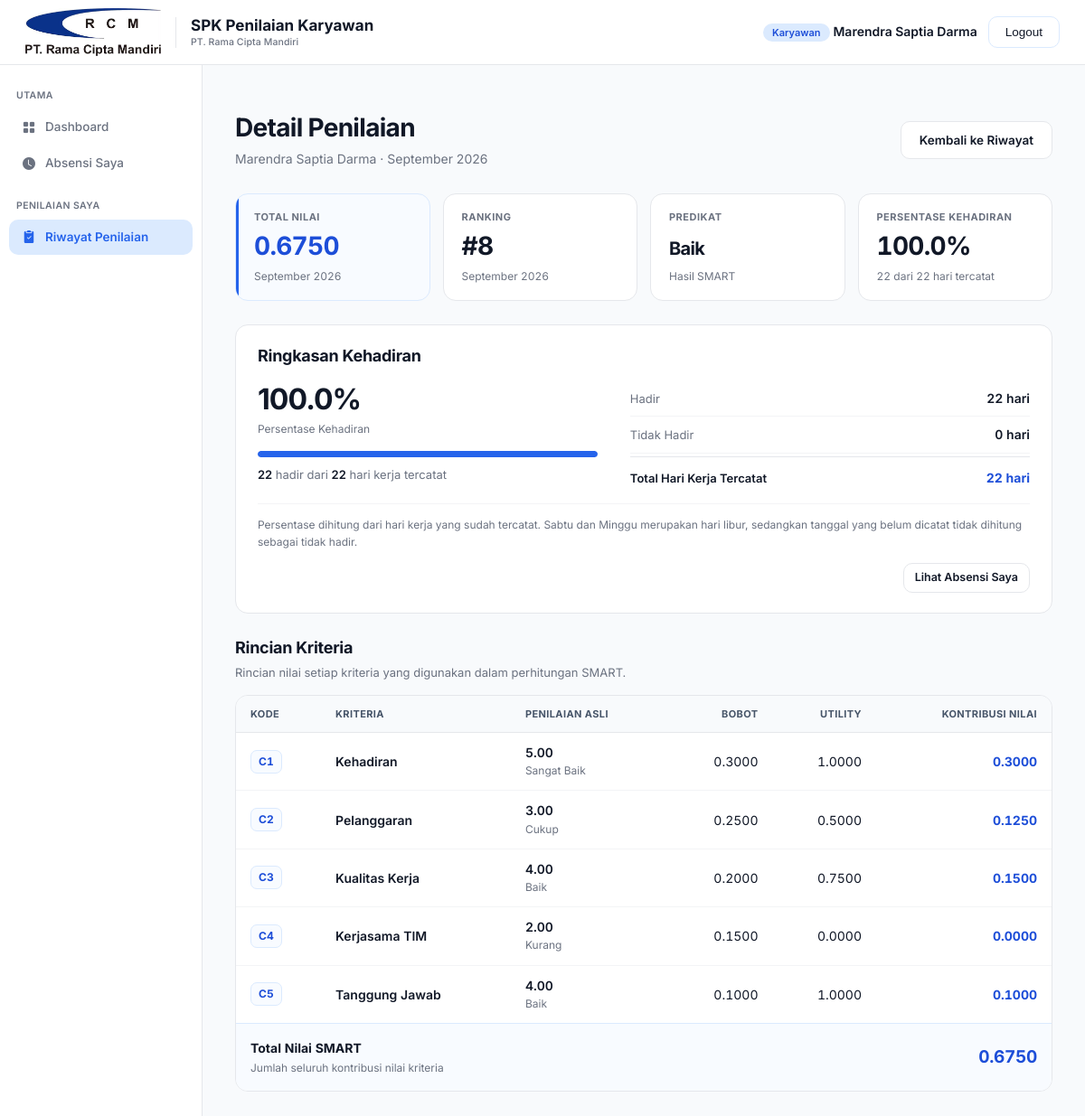
Before: /riwayat/230/ (signed in) with the older database file.
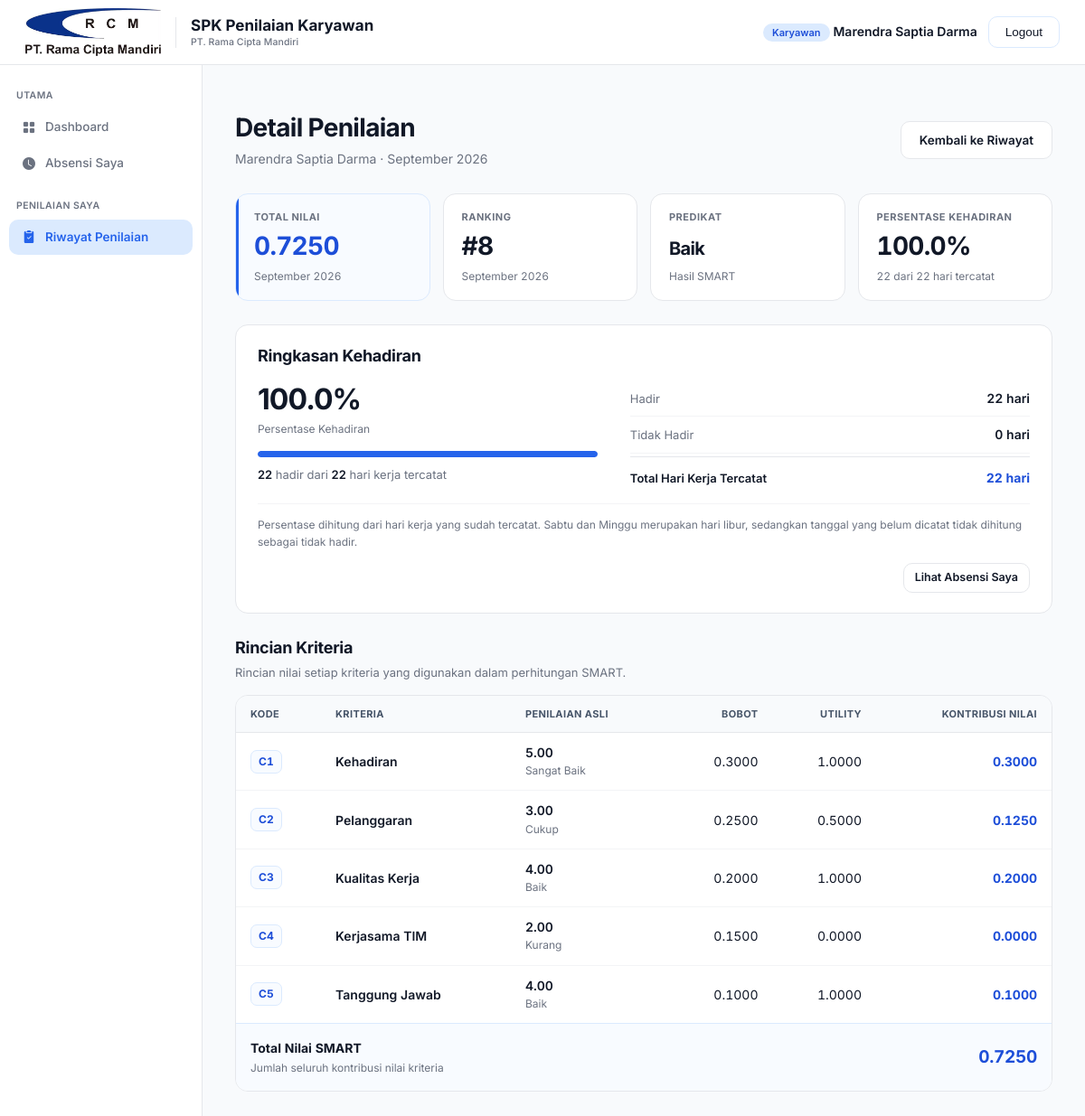
After: the same page with the newer database file.
### rama_cipta_mandiri/models.py (models this page shows, shortened)
class Karyawan(models.Model):
    JABATAN_CHOICES = [
        ('kabag_ga_personalia', 'Kabag. GA dan Personalia'),
        ('kabag_administrasi', 'Kabag. Administrasi'),
        ('kabag_gudang', 'Kabag. Gudang'),
        ('kabag_rnd_qc', 'Kabag. R&D dan QC'),
        ('kabag_produksi', 'Kabag. Produksi'),
        ('staff_produksi', 'Staff Produksi'),
        ('staff_rnd_qc', 'Staff R&D dan QC'),
        ('kabag_maintenance', 'Kabag. Maintenance'),
        ('operator', 'Operator'),
    ]
    user = models.OneToOneField(User, on_delete=models.CASCADE, null=True, blank=True)
    nama = models.CharField(max_length=100)
    jabatan = models.CharField(max_length=30, choices=JABATAN_CHOICES, blank=True)
    aktif = models.BooleanField(default=True)
    tanggal_masuk = models.DateField(null=True, blank=True)
    class Meta:
        verbose_name = "Karyawan"
        verbose_name_plural = "Karyawan"
        ordering = ['nama']

class Alternatif(models.Model):
    periode = models.ForeignKey(Periode, on_delete=models.CASCADE, related_name='alternatif')
    karyawan = models.ForeignKey(Karyawan, on_delete=models.CASCADE)
    kode = models.CharField(max_length=20, blank=True, help_text="Kode alternatif, mis. A1, A2 (opsional, auto jika kosong)")
    class Meta:
        verbose_name = "Alternatif"
        verbose_name_plural = "Alternatif"
        unique_together = ['karyawan', 'periode']
        ordering = ['kode']

class Periode(models.Model):
    bulan = models.IntegerField()
    tahun = models.IntegerField()
    BULAN_LABEL = [
        '', 'Januari', 'Februari', 'Maret', 'April', 'Mei', 'Juni',
        'Juli', 'Agustus', 'September', 'Oktober', 'November', 'Desember',
    ]
    class Meta:
        verbose_name = "Periode"
        verbose_name_plural = "Periode"
        unique_together = ['bulan', 'tahun']
        ordering = ['-tahun', '-bulan']
    def __str__(self):
        return f"{self.BULAN_LABEL[self.bulan]} {self.tahun}"

class HasilSmart(models.Model):
    alternatif = models.OneToOneField(Alternatif, on_delete=models.CASCADE, related_name='hasil')
    total_nilai = models.FloatField()
    ranking = models.PositiveIntegerField()
    predikat = models.CharField(max_length=20)
    class Meta:
        verbose_name = "Hasil SMART"
        verbose_name_plural = "Hasil SMART"
        ordering = ['ranking']

class PerhitunganSmart(models.Model):
    alternatif = models.ForeignKey(Alternatif, on_delete=models.CASCADE, related_name='perhitungan')
    kriteria = models.ForeignKey(Kriteria, on_delete=models.CASCADE)
    bobot_ternormalisasi = models.FloatField(help_text="Bobot kriteria ternormalisasi (0-1)")
    nilai_utility = models.FloatField()
    nilai_akhir_kriteria = models.FloatField(help_text="bobot_ternormalisasi x nilai_utility")
    class Meta:
        verbose_name = "Perhitungan SMART"
        verbose_name_plural = "Perhitungan SMART"
        unique_together = ['alternatif', 'kriteria']

class Kriteria(models.Model):
    TIPE_CHOICES = [
        ('benefit', 'Benefit'),
        ('cost', 'Cost'),
    ]
    kode = models.CharField(max_length=10, unique=True, help_text="Kode singkat, mis. C1, C2")
    nama = models.CharField(max_length=100)
    bobot = models.FloatField(help_text="Bobot kriteria dalam persen (0-100), total semua kriteria aktif idealnya = 100")
    tipe = models.CharField(max_length=10, choices=TIPE_CHOICES)
    urutan = models.PositiveIntegerField(default=0, help_text="Urutan tampil kriteria")
    aktif = models.BooleanField(default=True, help_text="Nonaktifkan kriteria tanpa menghapus data historisnya")
    class Meta:
        verbose_name = "Kriteria"
        verbose_name_plural = "Kriteria"
        ordering = ['urutan', 'kode']

class Penilaian(models.Model):
    alternatif = models.ForeignKey(Alternatif, on_delete=models.CASCADE, related_name='penilaian')
    kriteria = models.ForeignKey(Kriteria, on_delete=models.CASCADE)
    subkriteria = models.ForeignKey(SubKriteria, on_delete=models.SET_NULL, null=True, blank=True,
                                     help_text="Diisi otomatis jika kriteria bertipe kualitatif")
    nilai_raw = models.FloatField(help_text="Nilai mentah sebelum dinormalisasi (input asli)")
    class Meta:
        verbose_name = "Penilaian"
        verbose_name_plural = "Penilaian"
        unique_together = ['alternatif', 'kriteria']

class SubKriteria(models.Model):
    kriteria = models.ForeignKey(Kriteria, on_delete=models.CASCADE, related_name='subkriteria')
    nama = models.CharField(max_length=100)
    range_nilai = models.CharField(max_length=50, blank=True, help_text="Opsional: range nilai yang diwakili subkriteria ini, mis. 90-100")
    nilai = models.FloatField(help_text="Nilai raw yang akan dipakai sebagai Penilaian.nilai_raw")
    class Meta:
        verbose_name = "Sub Kriteria"
        verbose_name_plural = "Sub Kriteria"

### rama_cipta_mandiri/views/karyawan.py (the view)
# urls.py: path('riwayat/<int:alternatif_id>/', karyawan.detail_penilaian, name='detail_penilaian'),
@karyawan_required
def detail_penilaian(request, alternatif_id):
    alternatif = get_object_or_404(
        Alternatif.objects.select_related('periode', 'hasil'),
        pk=alternatif_id, karyawan=request.user.karyawan,
    )
    hasil = getattr(alternatif, 'hasil', None)
    detail = list(_rincian_kriteria(alternatif)) if hasil is not None else []
    penilaian = {p.kriteria_id: p for p in alternatif.penilaian.select_related('subkriteria')} if detail else {}
    for rincian in detail:
        rincian.penilaian_asli = penilaian.get(rincian.kriteria_id)
    _, ringkasan = _data_absensi(alternatif)
    return render(request, 'karyawan/detail.html', {
        'karyawan': request.user.karyawan, 'alternatif': alternatif, 'hasil': hasil,
        'detail_kriteria': detail, 'ringkasan_absensi': ringkasan,
        'bulan_dipilih': alternatif.periode.bulan, 'tahun_dipilih': alternatif.periode.tahun,
    })

### rama_cipta_mandiri/templates/karyawan/detail.html (shortened to what this page needs)
{% extends 'base.html' %}
{% load static %}
{% block extra_css %}
<link rel="stylesheet" href="{% static 'css/karyawan_portal.css' %}">
{% endblock %}
{% block content %}
<div class="karyawan-portal">
<div class="page-header-row">
    <div class="page-header"><h1>Detail Penilaian</h1><p>{{ karyawan.nama }} &middot; {{ alternatif.periode }}</p></div>
    <a href="{% url 'riwayat_penilaian' %}?tahun={{ tahun_dipilih }}" class="btn btn-outline">Kembali ke Riwayat</a>
</div>
{% if hasil %}{% include 'karyawan/partials/ringkasan_hasil.html' %}
{% else %}<p class="card karyawan-status">Hasil penilaian periode ini belum diproses.</p>{% endif %}
{% include 'karyawan/partials/ringkasan_absensi.html' with tautan_absensi=True %}
{% if hasil %}
<section class="karyawan-section detail-criteria" aria-labelledby="detail-title">
    <div class="karyawan-section-header">
        <div>
            <h2 id="detail-title">Rincian Kriteria</h2>
            <p class="karyawan-section-description">
                Rincian nilai setiap kriteria yang digunakan dalam perhitungan SMART.
            </p>
        </div>
    </div>
    <div class="card table-card detail-criteria-card">
        <div class="table-scroll" tabindex="0" role="region" aria-label="Rincian nilai dan kontribusi kriteria">
            <table class="detail-criteria-table">
                <thead>
                    <tr>
                        <th scope="col">Kode</th>
                        <th scope="col">Kriteria</th>
                        <th scope="col">Penilaian Asli</th>
                        <th scope="col" class="karyawan-numeric">Bobot</th>
                        <th scope="col" class="karyawan-numeric">Utility</th>
                        <th scope="col" class="karyawan-numeric">Kontribusi Nilai</th>
                    </tr>
                </thead>
                <tbody>
                    {% for d in detail_kriteria %}
                    <tr>
                        <td>
                            <span class="criteria-code">{{ d.kriteria.kode }}</span>
                        </td>
                        <td class="criteria-name">
                            {{ d.kriteria.nama }}
                        </td>
                        <td>
                            {% if d.penilaian_asli %}
                                <div class="criteria-original-value">
                                    {{ d.penilaian_asli.nilai_raw|floatformat:2 }}
                                </div>
                                {% if d.penilaian_asli.subkriteria %}
                                    <span class="criteria-subvalue">
                                        {{ d.penilaian_asli.subkriteria.nama }}
                                    </span>
                                {% endif %}
                            {% else %}
                                <span class="karyawan-muted">&mdash;</span>
                            {% endif %}
                        </td>
                        <td class="karyawan-numeric">
                            {{ d.bobot_ternormalisasi|floatformat:4 }}
                        </td>
                        <td class="karyawan-numeric">
                            {{ d.nilai_utility|floatformat:4 }}
                        </td>
                        <td class="karyawan-numeric criteria-contribution">
                            {{ d.nilai_akhir_kriteria|floatformat:4 }}
                        </td>
                    </tr>
                    {% endfor %}
                </tbody>
                {% if detail_kriteria %}
                <tfoot>
                    <tr class="criteria-total-row">
                        <td colspan="5">
                            <div class="criteria-total-label">
                                <strong>Total Nilai SMART</strong>
                                <span>
                                    Jumlah seluruh kontribusi nilai kriteria
                                </span>
                            </div>
                        </td>
                        <td class="karyawan-numeric">
                            <strong class="criteria-total-value">
                                {{ hasil.total_nilai|floatformat:4 }}
                            </strong>
                        </td>
                    </tr>
                </tfoot>
                {% endif %}
            </table>
        </div>
    </div>
</section>
{% endif %}
</div>
{% endblock %}

### rama_cipta_mandiri/templates/base.html (shortened to what this page needs)
{% load static %}
<!DOCTYPE html>
<html lang="id">
<head>
    <link rel="stylesheet" href="https://cdnjs.cloudflare.com/ajax/libs/font-awesome/6.5.1/css/all.min.css">
    <link rel="stylesheet" href="https://cdn.jsdelivr.net/npm/bootstrap-icons@1.11.3/font/bootstrap-icons.min.css">
    <link rel="stylesheet" href="{% static 'css/base.css' %}">
    {% block extra_css %}{% endblock %}
</head>
<body>
    <div class="topbar">
        <div class="topbar-brand">
                <div class="topbar-logo">
                    <img src="{% static 'img/logo-rcm.jpeg' %}" alt="PT. Rama Cipta Mandiri">
                </div>
                <div class="topbar-app-name">
                    <span>SPK Penilaian Karyawan</span>
                    <small>PT. Rama Cipta Mandiri</small>
                </div>
            </div>
        {% if user.is_authenticated %}
        <div class="topbar-user">
            <span class="role-badge">{% if user.is_superuser %}Admin{% else %}Karyawan{% endif %}</span>
            <span class="username">{{ user.get_full_name|default:user.username }}</span>
            <button type="button" class="logout-btn" onclick="openLogoutModal()">Logout</button>
        </div>
        {% endif %}
    </div>
    {% if user.is_authenticated %}
        {% if user.is_superuser %}
            {% include 'partials/sidebar_admin.html' %}
        {% else %}
            {% include 'partials/sidebar_karyawan.html' %}
        {% endif %}
    {% endif %}
    <div class="main-content">
        {% block content %}{% endblock %}
    </div>
</body>
</html>

### rama_cipta_mandiri/templates/partials/sidebar_karyawan.html
<div class="sidebar">
    <div class="sidebar-section-label">Utama</div>
    <a href="{% url 'dashboard_karyawan' %}" class="sidebar-link {% if request.resolver_match.url_name == 'dashboard_karyawan' %}active{% endif %}">
        <i class="bi bi-grid-fill icon"></i>
        Dashboard
    </a>
    <a href="{% url 'absensi_saya' %}" class="sidebar-link {% if request.resolver_match.url_name == 'absensi_saya' %}active{% endif %}">
        <i class="bi bi-clock-fill icon"></i>
        Absensi Saya
    </a>
    <div class="sidebar-section-label">Penilaian Saya</div>
    <a href="{% url 'riwayat_penilaian' %}" class="sidebar-link {% if request.resolver_match.url_name == 'riwayat_penilaian' or request.resolver_match.url_name == 'detail_penilaian' %}active{% endif %}">
        <i class="bi bi-clipboard2-check-fill icon"></i>
        Riwayat Penilaian
    </a>
</div>

### rama_cipta_mandiri/templates/karyawan/partials/ringkasan_hasil.html
<dl class="karyawan-stats">
    <div class="card karyawan-stat karyawan-stat-primary">
        <dt>Total Nilai</dt>
        <dd>{{ hasil.total_nilai|floatformat:4 }}<span class="karyawan-stat-hint">{{ hasil.alternatif.periode }}</span></dd>
    </div>
    <div class="card karyawan-stat">
        <dt>Ranking</dt>
        <dd>#{{ hasil.ranking }}<span class="karyawan-stat-hint">{{ hasil.alternatif.periode }}</span></dd>
    </div>
    <div class="card karyawan-stat">
        <dt>Predikat</dt>
        <dd><span class="karyawan-stat-predicate">{{ hasil.predikat }}</span><span class="karyawan-stat-hint">Hasil SMART</span></dd>
    </div>
    <div class="card karyawan-stat">
        <dt>Persentase Kehadiran</dt>
        <dd>
            {% if ringkasan_absensi %}
                {{ ringkasan_absensi.persen_hadir|floatformat:1 }}%
                <span class="karyawan-stat-hint">{{ ringkasan_absensi.hadir }} dari {{ ringkasan_absensi.total }} hari tercatat</span>
            {% else %}
                &mdash;<span class="karyawan-stat-hint">Belum ada catatan hari kerja</span>
            {% endif %}
        </dd>
    </div>
</dl>

### rama_cipta_mandiri/templates/karyawan/partials/ringkasan_absensi.html (shortened to what this page needs)
{% load l10n %}
<section class="card karyawan-attendance-panel" aria-labelledby="kehadiran-title">
    <div class="karyawan-section-header">
        <h2 id="kehadiran-title">Ringkasan Kehadiran</h2>
    </div>
    {% if ringkasan_absensi %}
    <div class="karyawan-attendance-body">
        <div class="karyawan-attendance-primary">
            <p class="karyawan-attendance-value">
                {{ ringkasan_absensi.persen_hadir|floatformat:1 }}%
            </p>
            <p class="karyawan-muted">Persentase Kehadiran</p>
            <progress
                class="karyawan-attendance-progress"
                max="100"
                value="{{ ringkasan_absensi.persen_hadir|unlocalize }}"
                aria-label="Persentase kehadiran">
            </progress>
            <p class="karyawan-attendance-caption">
                <strong>{{ ringkasan_absensi.hadir }}</strong> hadir dari
                <strong>{{ ringkasan_absensi.total }}</strong> hari kerja tercatat
            </p>
        </div>
        <dl class="karyawan-attendance">
            <div>
                <dt>Hadir</dt>
                <dd>{{ ringkasan_absensi.hadir }} hari</dd>
            </div>
            <div>
                <dt>Tidak Hadir</dt>
                <dd>{{ ringkasan_absensi.tidak_hadir }} hari</dd>
            </div>
            <div class="karyawan-attendance-total">
                <dt>Total Hari Kerja Tercatat</dt>
                <dd>{{ ringkasan_absensi.total }} hari</dd>
            </div>
        </dl>
    </div>
    {% else %}
    <p class="karyawan-panel-empty">
        Belum ada catatan kehadiran hari kerja untuk periode ini.
    </p>
    {% endif %}
    <p class="karyawan-note">
        Persentase dihitung dari hari kerja yang sudah tercatat.
        Sabtu dan Minggu merupakan hari libur, sedangkan tanggal yang belum
        dicatat tidak dihitung sebagai tidak hadir.
    </p>
    {% if tautan_absensi %}
    <div class="karyawan-panel-actions">
        <a
            class="btn btn-outline btn-sm"
            href="{% url 'absensi_saya' %}?bulan={{ bulan_dipilih }}&amp;tahun={{ tahun_dipilih }}">
            Lihat Absensi Saya
        </a>
    </div>
    {% endif %}
</section>

Changed rows visible on the page:
removed HasilSmart: total_nilai "0.6750", alternatif.periode "September 2026", ranking "8", predikat "Baik"
removed PerhitunganSmart: kriteria.kode "C3", kriteria.nama "Kualitas Kerja", penilaian_asli.nilai_raw "4.00", penilaian_asli.subkriteria.nama "Baik", bobot_ternormalisasi "0.2000", nilai_utility "0.7500", nilai_akhir_kriteria "0.1500"
added HasilSmart: total_nilai "0.7250", alternatif.periode "September 2026", ranking "8", predikat "Baik"
added PerhitunganSmart: kriteria.kode "C3", kriteria.nama "Kualitas Kerja", penilaian_asli.nilai_raw "4.00", penilaian_asli.subkriteria.nama "Baik", bobot_ternormalisasi "0.2000", nilai_utility "1.0000", nilai_akhir_kriteria "0.2000"
